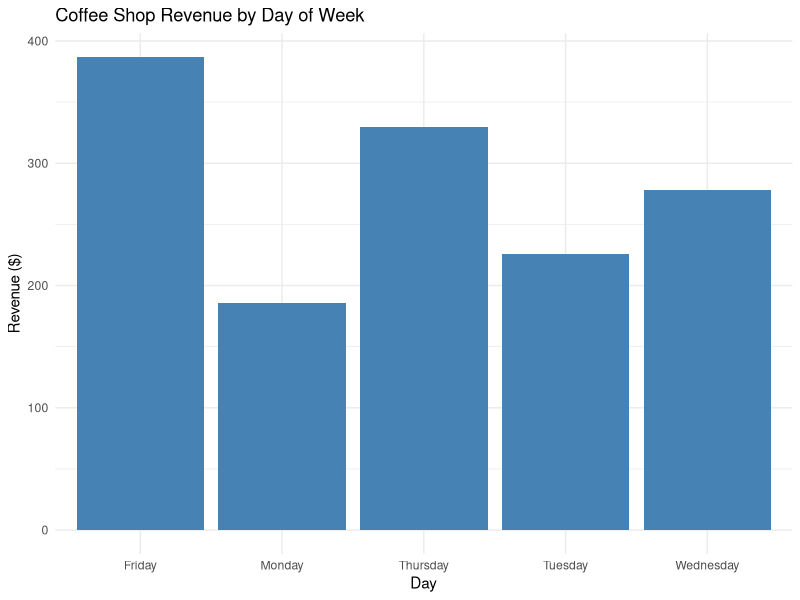
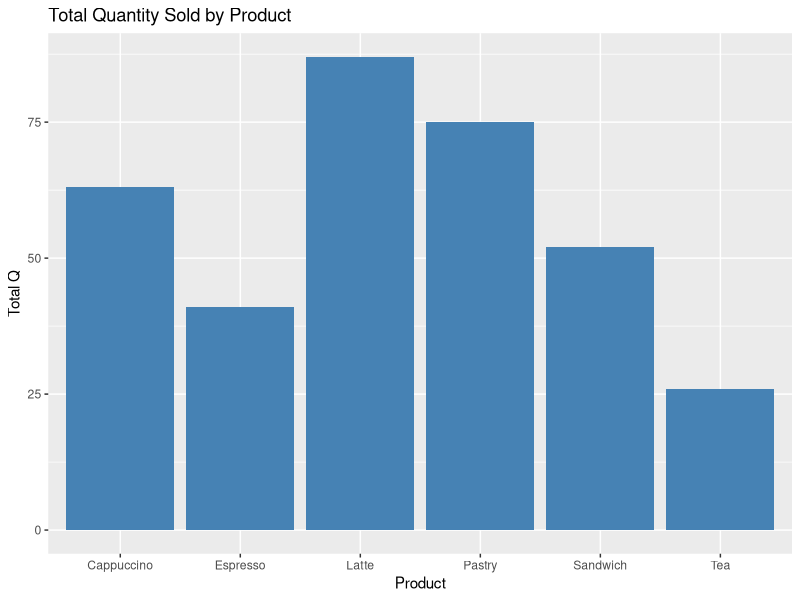

These charts were generated, in order, by the following R code:

# PROJECT 1: COFFEE SHOP SALES ANALYSIS
# 
# Purpose: Analyze one week of coffee shop sales to find insights
# Tools: R, SQL (sqldf), ggplot2


library(tidyverse)
library(sqldf)

sales <- data.frame(
  sale_id = 1:30,
  date = rep(c("2026-01-20", "2026-01-21", "2026-01-22", "2026-01-23", "2026-01-24"), each = 6),
  day_of_week = rep(c("Monday", "Tuesday", "Wednesday", "Thursday", "Friday"), each = 6),
  product = rep(c("Latte", "Cappuccino", "Espresso", "Tea", "Pastry", "Sandwich"), 5),
  price = rep(c(4.50, 4.00, 3.00, 2.50, 3.50, 6.00), 5),
  quantity_sold = c(12, 8, 5, 3, 10, 7,
                    15, 10, 6, 4, 12, 8,
                    18, 12, 8, 5, 15, 10,
                    20, 15, 10, 6, 18, 12,
                    22, 18, 12, 8, 20, 15),
  customer_rating = c(4.5, 4.2, 4.8, 4.0, 4.3, 4.6,
                      4.6, 4.3, 4.7, 4.1, 4.4, 4.5,
                      4.7, 4.5, 4.9, 4.2, 4.5, 4.7,
                      4.8, 4.6, 5.0, 4.3, 4.6, 4.8,
                      4.9, 4.7, 4.8, 4.4, 4.7, 4.9)
)

head(sales)

# PART 1: SQL QUERIES (Answering Business Questions)

# QUERY 1: Total weekly revenue
total_revenue <- sqldf("
  SELECT SUM(price * quantity_sold) AS total_revenue
  FROM sales
")
print("Query 1: Total Weekly Revenue")
print(total_revenue)

# QUERY 2: Best-selling product (by quantity)
best_seller <- sqldf("
  SELECT product, SUM(quantity_sold) AS total_quantity
  FROM sales
  GROUP BY product
  ORDER BY total_quantity DESC
")
print("Query 2: Best-Selling Product")
print(best_seller)

# QUERY 3: Daily revenue by day of week
daily_revenue <- sqldf("
  SELECT day_of_week, SUM(price * quantity_sold) AS day_revenue
  FROM sales
  GROUP BY day_of_week
")
print("Query 3: Daily Revenue")
print(daily_revenue)

# QUERY 4: Products with average rating above 4.5
high_rated <- sqldf("
  SELECT product, AVG(customer_rating) AS avg_rating
  FROM sales
  GROUP BY product
  HAVING AVG(customer_rating) > 4.5
")
print("Query 4: High-Rated Products (avg > 4.5)")
print(high_rated)

# QUERY 5: Friday sales only
friday_sales <- sqldf("
  SELECT day_of_week, SUM(price * quantity_sold) AS friday_revenue
  FROM sales
  WHERE day_of_week = 'Friday'
")
print("Query 5: Friday Sales")
print(friday_sales)

# PART 2: VISUALIZATIONS

# VISUALIZATION 1: Revenue by Day of Week
viz1_data <- sqldf("
  SELECT day_of_week, SUM(price * quantity_sold) AS revenue
  FROM sales
  GROUP BY day_of_week
")

viz1 <- ggplot(viz1_data, aes(x = day_of_week, y = revenue)) +
  geom_col(fill = "steelblue") +
  labs(
    title = "Coffee Shop Revenue by Day of Week",
    x = "Day",
    y = "Revenue ($)"
  ) +
  theme_minimal()

print(viz1)

# VISUALIZATION 2: Total Quantity Sold by Product
viz2_data <- sqldf("
  SELECT product, SUM(quantity_sold) AS total_quantity
  FROM sales
  GROUP BY product
  ORDER BY total_quantity DESC
")

viz2 <- ggplot(viz2_data, aes(x = product, y = total_quantity)) +
  geom_col(fill = "steelblue") +
  labs(
    title = "Total Quantity Sold by Product",
    x = "Product",
    y = "Total Q")
print(viz2)
